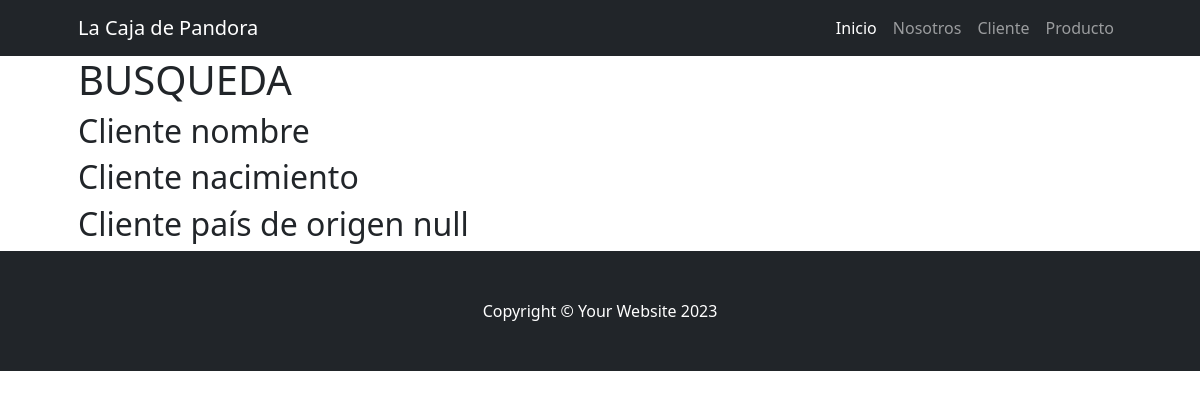
The app's page /cliente/busqueda/, older data.
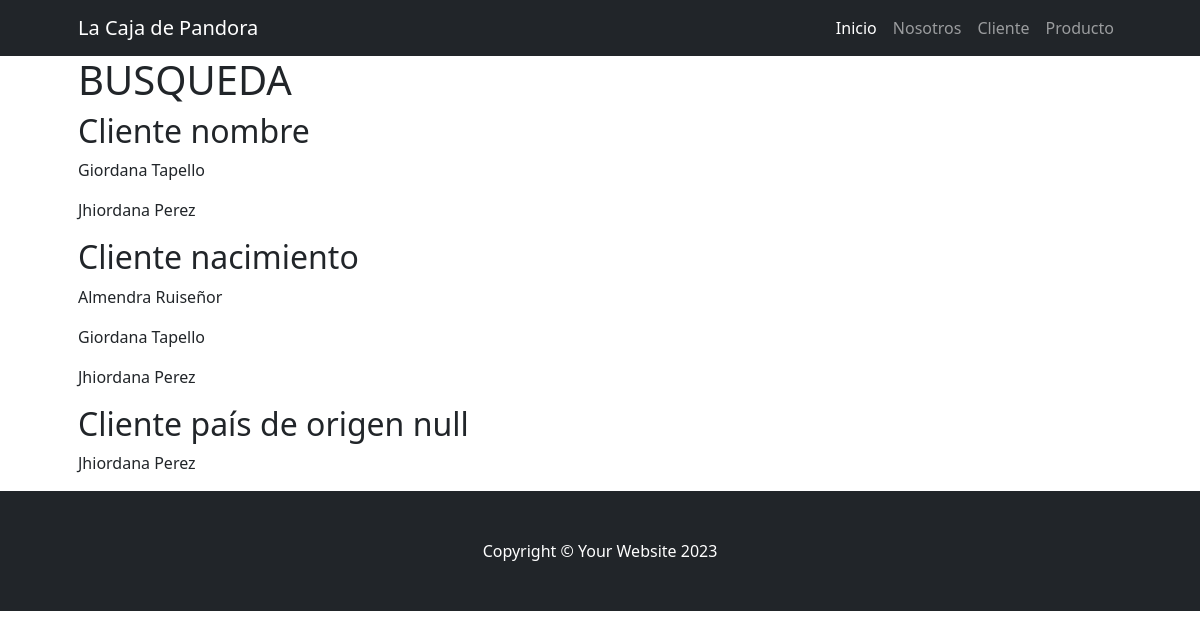
The same page, newer data.
### cliente/models.py (models this page shows)
class Cliente(models.Model):
    nombre = models.CharField(max_length=100)
    apellido = models.CharField(max_length=100)
    nacimiento = models.DateField(null=True, blank=True)
    pais_origen = models.ForeignKey(Pais, on_delete=models.SET_NULL, null=True, blank=True)
    def __str__(self):
        return f"{self.nombre} {self.apellido}"

### cliente/views.py (the view)
# urls.py: path("busqueda/", views.busqueda),
def busqueda(request):
    cliente_nombre = models.Cliente.objects.filter(nombre__contains="dana")
    cliente_nacimiento = models.Cliente.objects.filter(nacimiento__gt=date(2000, 1, 1))
    cliente_pais = models.Cliente.objects.filter(pais_origen=None)
    context = {
        "cliente_nombre": cliente_nombre,
        "cliente_nacimiento": cliente_nacimiento,
        "cliente_pais": cliente_pais,
    }
    return render(request, "cliente/busqueda.html", context)

### cliente/templates/cliente/busqueda.html
{% extends 'core/base.html' %}
{% block contenido_titulo %}
    BUSQUEDA
{% endblock contenido_titulo %}
{% block contenido %}
    <h2>Cliente nombre</h2>
    {% for cliente in cliente_nombre %}
        <p>{{ cliente}}</p>
    {% endfor %}
    <h2>Cliente nacimiento</h2>
    {% for cliente in cliente_nacimiento %}
        <p>{{ cliente}}</p>
    {% endfor %}
    <h2>Cliente país de origen null</h2>
    {% for cliente in cliente_pais %}
        <p>{{ cliente}}</p>
    {% endfor %}
{% endblock contenido %}

Row changes from the older to the newer data that the page shows:
added Cliente: nombre+apellido "Giordana Tapello"
added Cliente: nombre+apellido "Jhiordana Perez"
added Cliente: nombre+apellido "Almendra Ruiseñor", shown under "Cliente nacimiento"
